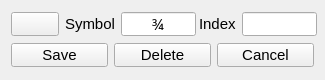
<?xml version="1.0" encoding="UTF-8"?>
<ui version="4.0">
 <class>PlanetDialog</class>
 <widget class="QDialog" name="PlanetDialog">
  <property name="geometry">
   <rect>
    <x>0</x>
    <y>0</y>
    <width>325</width>
    <height>80</height>
   </rect>
  </property>
  <property name="minimumSize">
   <size>
    <width>325</width>
    <height>80</height>
   </size>
  </property>
  <property name="maximumSize">
   <size>
    <width>325</width>
    <height>80</height>
   </size>
  </property>
  <property name="font">
   <font>
    <pointsize>11</pointsize>
   </font>
  </property>
  <property name="windowTitle">
   <string>New planet</string>
  </property>
  <property name="windowIcon">
   <iconset resource="../resource.qrc">
    <normaloff>:/24x24/new.png</normaloff>:/24x24/new.png</iconset>
  </property>
  <property name="locale">
   <locale language="English" country="UnitedStates"/>
  </property>
  <layout class="QGridLayout" name="gridLayout">
   <item row="0" column="0">
    <widget class="QPushButton" name="redoButton">
     <property name="sizePolicy">
      <sizepolicy hsizetype="Fixed" vsizetype="Fixed">
       <horstretch>0</horstretch>
       <verstretch>0</verstretch>
      </sizepolicy>
     </property>
     <property name="minimumSize">
      <size>
       <width>0</width>
       <height>24</height>
      </size>
     </property>
     <property name="maximumSize">
      <size>
       <width>16777215</width>
       <height>24</height>
      </size>
     </property>
     <property name="focusPolicy">
      <enum>Qt::NoFocus</enum>
     </property>
     <property name="toolTip">
      <string>&lt;html&gt;&lt;head/&gt;&lt;body&gt;&lt;p&gt;Redo&lt;/p&gt;&lt;/body&gt;&lt;/html&gt;</string>
     </property>
     <property name="text">
      <string/>
     </property>
     <property name="icon">
      <iconset resource="../resource.qrc">
       <normaloff>:/24x24/redo.png</normaloff>:/24x24/redo.png</iconset>
     </property>
     <property name="iconSize">
      <size>
       <width>18</width>
       <height>18</height>
      </size>
     </property>
    </widget>
   </item>
   <item row="0" column="1">
    <widget class="QLabel" name="symLabel">
     <property name="text">
      <string>Symbol</string>
     </property>
    </widget>
   </item>
   <item row="0" column="2">
    <widget class="QLineEdit" name="symEdit">
     <property name="sizePolicy">
      <sizepolicy hsizetype="Fixed" vsizetype="Fixed">
       <horstretch>0</horstretch>
       <verstretch>0</verstretch>
      </sizepolicy>
     </property>
     <property name="minimumSize">
      <size>
       <width>75</width>
       <height>24</height>
      </size>
     </property>
     <property name="maximumSize">
      <size>
       <width>75</width>
       <height>24</height>
      </size>
     </property>
     <property name="font">
      <font>
       <family>HamburgSymbols</family>
       <pointsize>11</pointsize>
      </font>
     </property>
     <property name="inputMask">
      <string notr="true"/>
     </property>
     <property name="text">
      <string notr="true">¾</string>
     </property>
     <property name="maxLength">
      <number>1</number>
     </property>
     <property name="alignment">
      <set>Qt::AlignCenter</set>
     </property>
    </widget>
   </item>
   <item row="0" column="3">
    <widget class="QLabel" name="indLabel">
     <property name="text">
      <string>Index</string>
     </property>
    </widget>
   </item>
   <item row="0" column="4">
    <widget class="QLineEdit" name="indEdit">
     <property name="sizePolicy">
      <sizepolicy hsizetype="Fixed" vsizetype="Fixed">
       <horstretch>0</horstretch>
       <verstretch>0</verstretch>
      </sizepolicy>
     </property>
     <property name="minimumSize">
      <size>
       <width>75</width>
       <height>24</height>
      </size>
     </property>
     <property name="maximumSize">
      <size>
       <width>75</width>
       <height>24</height>
      </size>
     </property>
     <property name="alignment">
      <set>Qt::AlignCenter</set>
     </property>
    </widget>
   </item>
   <item row="1" column="0" colspan="5">
    <layout class="QHBoxLayout" name="hBox">
     <property name="spacing">
      <number>6</number>
     </property>
     <item>
      <widget class="QPushButton" name="saveButton">
       <property name="sizePolicy">
        <sizepolicy hsizetype="Preferred" vsizetype="Fixed">
         <horstretch>0</horstretch>
         <verstretch>0</verstretch>
        </sizepolicy>
       </property>
       <property name="minimumSize">
        <size>
         <width>90</width>
         <height>24</height>
        </size>
       </property>
       <property name="maximumSize">
        <size>
         <width>16777215</width>
         <height>24</height>
        </size>
       </property>
       <property name="focusPolicy">
        <enum>Qt::NoFocus</enum>
       </property>
       <property name="text">
        <string>Save</string>
       </property>
      </widget>
     </item>
     <item>
      <widget class="QPushButton" name="deleteButton">
       <property name="sizePolicy">
        <sizepolicy hsizetype="Preferred" vsizetype="Fixed">
         <horstretch>0</horstretch>
         <verstretch>0</verstretch>
        </sizepolicy>
       </property>
       <property name="minimumSize">
        <size>
         <width>90</width>
         <height>24</height>
        </size>
       </property>
       <property name="maximumSize">
        <size>
         <width>16777215</width>
         <height>24</height>
        </size>
       </property>
       <property name="focusPolicy">
        <enum>Qt::NoFocus</enum>
       </property>
       <property name="text">
        <string>Delete</string>
       </property>
      </widget>
     </item>
     <item>
      <widget class="QPushButton" name="cancelButton">
       <property name="sizePolicy">
        <sizepolicy hsizetype="Preferred" vsizetype="Fixed">
         <horstretch>0</horstretch>
         <verstretch>0</verstretch>
        </sizepolicy>
       </property>
       <property name="minimumSize">
        <size>
         <width>90</width>
         <height>24</height>
        </size>
       </property>
       <property name="maximumSize">
        <size>
         <width>16777215</width>
         <height>24</height>
        </size>
       </property>
       <property name="focusPolicy">
        <enum>Qt::NoFocus</enum>
       </property>
       <property name="text">
        <string>Cancel</string>
       </property>
      </widget>
     </item>
    </layout>
   </item>
  </layout>
 </widget>
 <tabstops>
  <tabstop>symEdit</tabstop>
  <tabstop>indEdit</tabstop>
 </tabstops>
 <resources>
  <include location="../resource.qrc"/>
 </resources>
 <connections/>
</ui>
